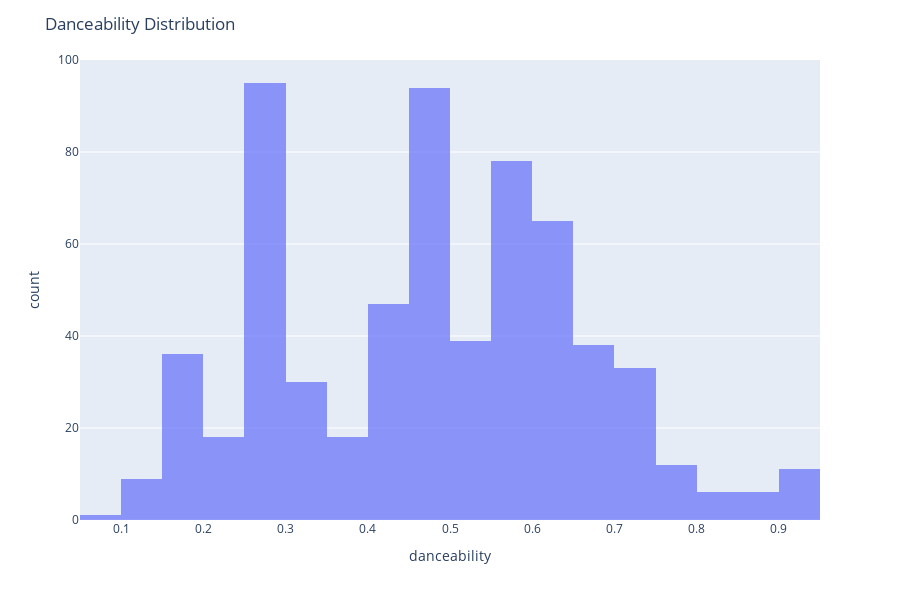
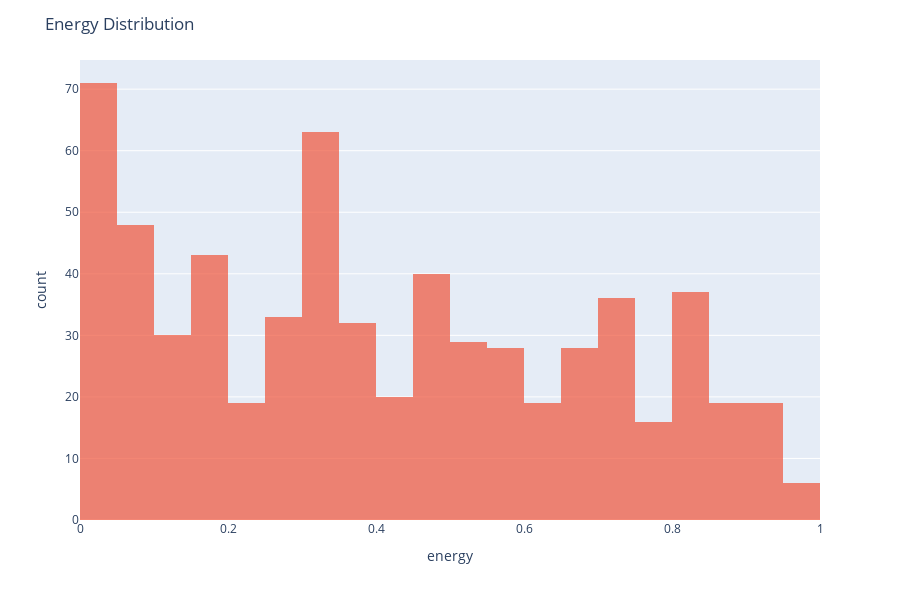
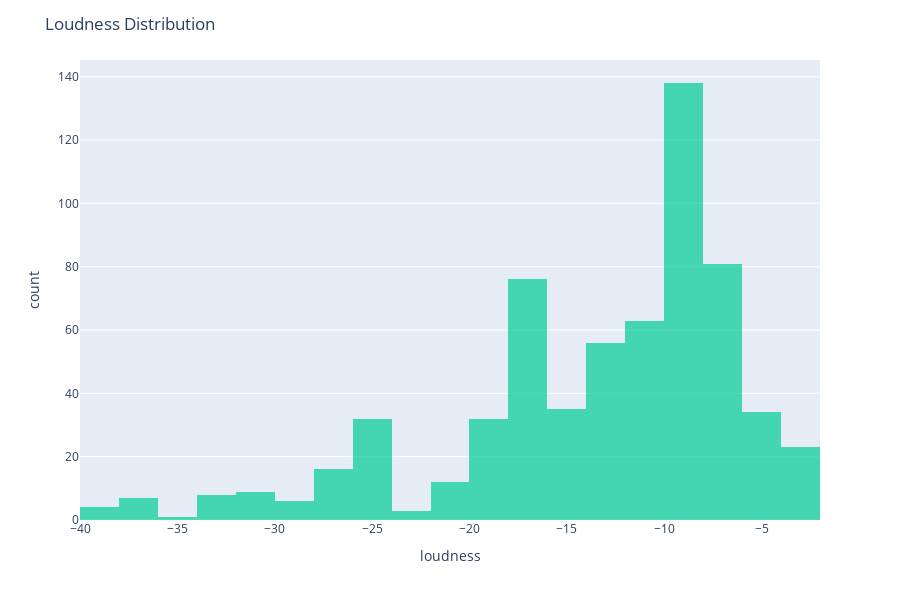

Source (notebook cell) for these figures, in order:
### Code cell
colors = px.colors.qualitative.Plotly

for i, feature in enumerate(features):
    fig = px.histogram(data, x=feature, nbins=30, opacity=0.7,
                       color_discrete_sequence=[colors[i % len(colors)]])

    fig.update_layout(title_text=f"{feature.capitalize()} Distribution",
                      height=600)  # Set the height of the plot

    fig.show()

### Figure 1 — Plotly figure (JSON) as saved in the notebook; plotly's stock layout.template omitted (floating-point values rounded to 4 significant figures; data arrays with more than 128 entries replaced by an {"elided": "..."} marker saying what was removed)
{"data": [{"alignmentgroup": "True", "bingroup": "x", "hovertemplate": "danceability=%{x}<br>count=%{y}<extra></extra>", "legendgroup": "", "marker": {"color": "#636EFA", "opacity": 0.7, "pattern": {"shape": ""}}, "name": "", "nbinsx": 30, "offsetgroup": "", "orientation": "v", "showlegend": false, "type": "histogram", "x": {"elided": "636 float values"}, "xaxis": "x", "yaxis": "y"}], "layout": {"barmode": "relative", "height": 600, "legend": {"tracegroupgap": 0}, "margin": {"t": 60}, "title": {"text": "Danceability Distribution"}, "xaxis": {"anchor": "y", "domain": [0, 1], "title": {"text": "danceability"}}, "yaxis": {"anchor": "x", "domain": [0, 1], "title": {"text": "count"}}}}

### Figure 2 — Plotly figure (JSON) as saved in the notebook; plotly's stock layout.template omitted (floating-point values rounded to 4 significant figures; data arrays with more than 128 entries replaced by an {"elided": "..."} marker saying what was removed)
{"data": [{"alignmentgroup": "True", "bingroup": "x", "hovertemplate": "energy=%{x}<br>count=%{y}<extra></extra>", "legendgroup": "", "marker": {"color": "#EF553B", "opacity": 0.7, "pattern": {"shape": ""}}, "name": "", "nbinsx": 30, "offsetgroup": "", "orientation": "v", "showlegend": false, "type": "histogram", "x": {"elided": "636 float values"}, "xaxis": "x", "yaxis": "y"}], "layout": {"barmode": "relative", "height": 600, "legend": {"tracegroupgap": 0}, "margin": {"t": 60}, "title": {"text": "Energy Distribution"}, "xaxis": {"anchor": "y", "domain": [0, 1], "title": {"text": "energy"}}, "yaxis": {"anchor": "x", "domain": [0, 1], "title": {"text": "count"}}}}

### Figure 3 — Plotly figure (JSON) as saved in the notebook; plotly's stock layout.template omitted (floating-point values rounded to 4 significant figures; data arrays with more than 128 entries replaced by an {"elided": "..."} marker saying what was removed)
{"data": [{"alignmentgroup": "True", "bingroup": "x", "hovertemplate": "loudness=%{x}<br>count=%{y}<extra></extra>", "legendgroup": "", "marker": {"color": "#00CC96", "opacity": 0.7, "pattern": {"shape": ""}}, "name": "", "nbinsx": 30, "offsetgroup": "", "orientation": "v", "showlegend": false, "type": "histogram", "x": {"elided": "636 float values"}, "xaxis": "x", "yaxis": "y"}], "layout": {"barmode": "relative", "height": 600, "legend": {"tracegroupgap": 0}, "margin": {"t": 60}, "title": {"text": "Loudness Distribution"}, "xaxis": {"anchor": "y", "domain": [0, 1], "title": {"text": "loudness"}}, "yaxis": {"anchor": "x", "domain": [0, 1], "title": {"text": "count"}}}}
